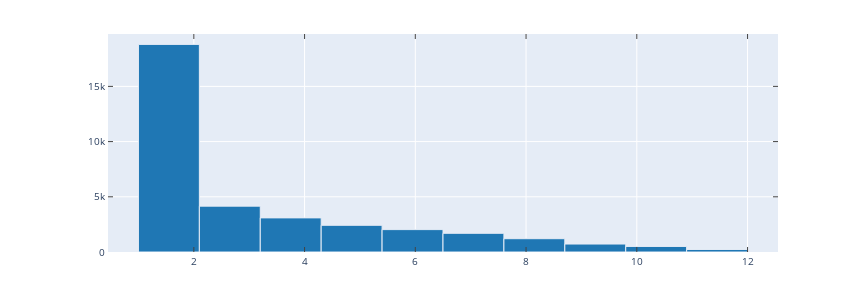

The notebook cell this image was saved under:
### Markdown cell above
### Atletas por ano desde 2008

### Code cell
plt.rcParams['figure.figsize'] = [12, 4]
dt2008.anos.hist()

fig = plt.gcf() # "Get current figure"
#plt.show()
py.iplot_mpl(fig)

### Figure 1 — Plotly figure (JSON) as saved in the notebook; plotly's stock layout.template omitted (floating-point values rounded to 4 significant figures)
{"data": [{"marker": {"color": "#1F77B4", "line": {"width": 1}}, "opacity": 1, "orientation": "v", "type": "bar", "x": [1.55, 2.65, 3.75, 4.85, 5.95, 7.05, 8.15, 9.25, 10.35, 11.45], "xaxis": "x", "y": [18805, 4153, 3090, 2418, 2029, 1693, 1206, 721, 504, 230], "yaxis": "y"}], "layout": {"autosize": false, "bargap": 0, "height": 288, "hovermode": "closest", "margin": {"b": 36, "l": 108, "pad": 0, "r": 86, "t": 34}, "showlegend": false, "width": 864, "xaxis": {"anchor": "y", "domain": [0, 1], "mirror": "ticks", "nticks": 8, "range": [0.45, 12.55], "showgrid": true, "showline": true, "side": "bottom", "tickfont": {"size": 10}, "ticks": "inside", "type": "linear", "zeroline": false}, "yaxis": {"anchor": "x", "domain": [0, 1], "mirror": "ticks", "nticks": 9, "range": [0, 19750.0], "showgrid": true, "showline": true, "side": "left", "tickfont": {"size": 10}, "ticks": "inside", "type": "linear", "zeroline": false}}}
